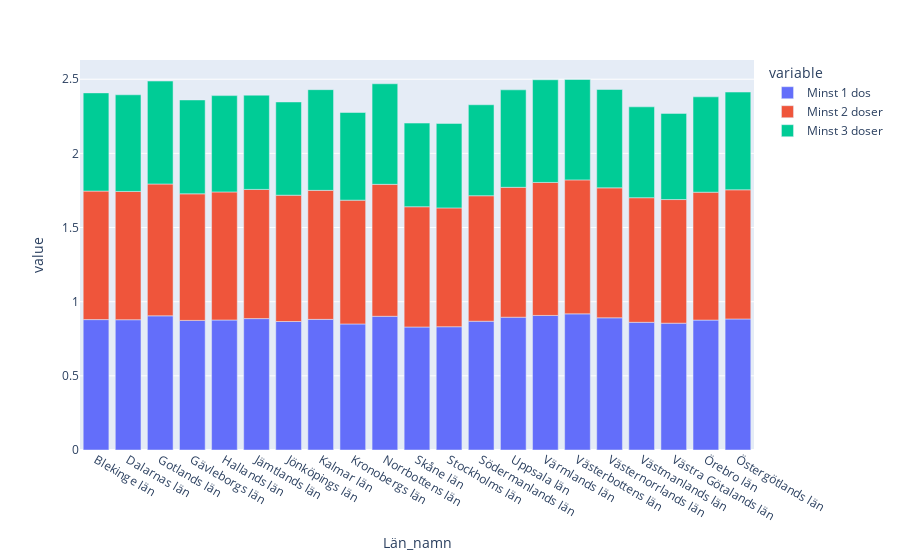

Write notebook code for a chart like this one.
### Code cell
px.bar(df_andel_med_doser_riket)

### Figure 1 — Plotly figure (JSON) as saved in the notebook; plotly's stock layout.template omitted (floating-point values rounded to 4 significant figures)
{"data": [{"alignmentgroup": "True", "hovertemplate": "variable=Minst 1 dos<br>Län_namn=%{x}<br>value=%{y}<extra></extra>", "legendgroup": "Minst 1 dos", "marker": {"color": "#636efa", "pattern": {"shape": ""}}, "name": "Minst 1 dos", "offsetgroup": "Minst 1 dos", "orientation": "v", "showlegend": true, "textposition": "auto", "type": "bar", "x": ["Blekinge län", "Dalarnas län", "Gotlands län", "Gävleborgs län", "Hallands län", "Jämtlands län", "Jönköpings län", "Kalmar län", "Kronobergs län", "Norrbottens län", "Skåne län", "Stockholms län", "Södermanlands län", "Uppsala län", "Värmlands län", "Västerbottens län", "Västernorrlands län", "Västmanlands län", "Västra Götalands län", "Örebro län", "Östergötlands län"], "xaxis": "x", "y": [0.8792, 0.8784, 0.9047, 0.8738, 0.8765, 0.8859, 0.8664, 0.8808, 0.8498, 0.9015, 0.8293, 0.8312, 0.8683, 0.8954, 0.9072, 0.9178, 0.8913, 0.861, 0.8551, 0.8759, 0.8834], "yaxis": "y"}, {"alignmentgroup": "True", "hovertemplate": "variable=Minst 2 doser<br>Län_namn=%{x}<br>value=%{y}<extra></extra>", "legendgroup": "Minst 2 doser", "marker": {"color": "#EF553B", "pattern": {"shape": ""}}, "name": "Minst 2 doser", "offsetgroup": "Minst 2 doser", "orientation": "v", "showlegend": true, "textposition": "auto", "type": "bar", "x": ["Blekinge län", "Dalarnas län", "Gotlands län", "Gävleborgs län", "Hallands län", "Jämtlands län", "Jönköpings län", "Kalmar län", "Kronobergs län", "Norrbottens län", "Skåne län", "Stockholms län", "Södermanlands län", "Uppsala län", "Värmlands län", "Västerbottens län", "Västernorrlands län", "Västmanlands län", "Västra Götalands län", "Örebro län", "Östergötlands län"], "xaxis": "x", "y": [0.8665, 0.8649, 0.8888, 0.8535, 0.8636, 0.8711, 0.8516, 0.8697, 0.8347, 0.8897, 0.8109, 0.8011, 0.8461, 0.8757, 0.8968, 0.9034, 0.8762, 0.84, 0.8336, 0.8624, 0.8709], "yaxis": "y"}, {"alignmentgroup": "True", "hovertemplate": "variable=Minst 3 doser<br>Län_namn=%{x}<br>value=%{y}<extra></extra>", "legendgroup": "Minst 3 doser", "marker": {"color": "#00cc96", "pattern": {"shape": ""}}, "name": "Minst 3 doser", "offsetgroup": "Minst 3 doser", "orientation": "v", "showlegend": true, "textposition": "auto", "type": "bar", "x": ["Blekinge län", "Dalarnas län", "Gotlands län", "Gävleborgs län", "Hallands län", "Jämtlands län", "Jönköpings län", "Kalmar län", "Kronobergs län", "Norrbottens län", "Skåne län", "Stockholms län", "Södermanlands län", "Uppsala län", "Värmlands län", "Västerbottens län", "Västernorrlands län", "Västmanlands län", "Västra Götalands län", "Örebro län", "Östergötlands län"], "xaxis": "x", "y": [0.6622, 0.6518, 0.694, 0.6329, 0.6494, 0.6355, 0.6286, 0.679, 0.5911, 0.678, 0.5639, 0.5695, 0.6134, 0.6572, 0.6924, 0.6769, 0.6631, 0.6128, 0.5809, 0.643, 0.6591], "yaxis": "y"}], "layout": {"barmode": "relative", "legend": {"title": {"text": "variable"}, "tracegroupgap": 0}, "margin": {"t": 60}, "xaxis": {"anchor": "y", "domain": [0, 1], "title": {"text": "Län_namn"}}, "yaxis": {"anchor": "x", "domain": [0, 1], "title": {"text": "value"}}}}
